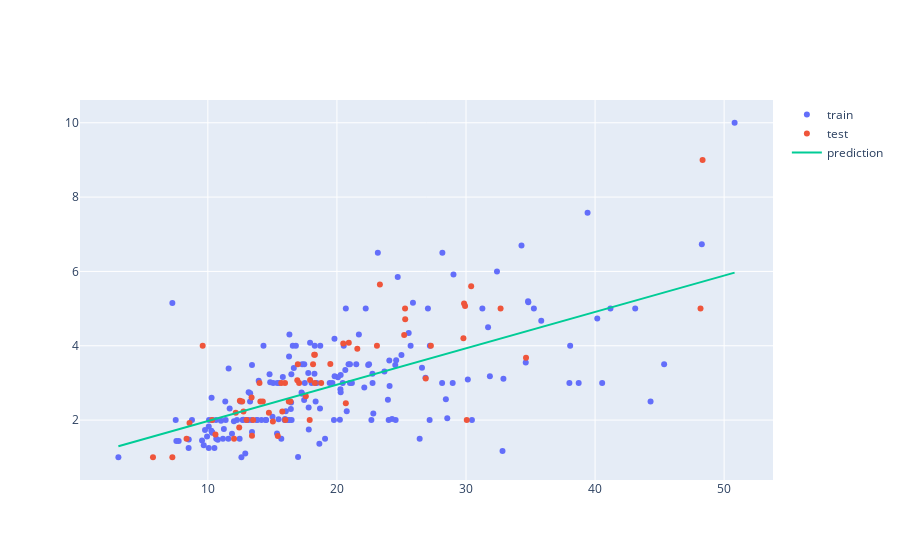

Source (notebook cell):
### Markdown cell above
# Actual vs Prediction

### Code cell
df = px.data.tips()
X = df.total_bill[:, None]
X_train, X_test, y_train, y_test = train_test_split(X, df.tip, random_state=0)

model = LinearRegression()
model.fit(X_train, y_train)

x_range = np.linspace(X.min(), X.max(), 100)
y_range = model.predict(x_range.reshape(-1, 1))


fig = go.Figure([
    go.Scatter(x=X_train.squeeze(), y=y_train, name='train', mode='markers'),
    go.Scatter(x=X_test.squeeze(), y=y_test, name='test', mode='markers'),
    go.Scatter(x=x_range, y=y_range, name='prediction'),
    
])
fig.show()
